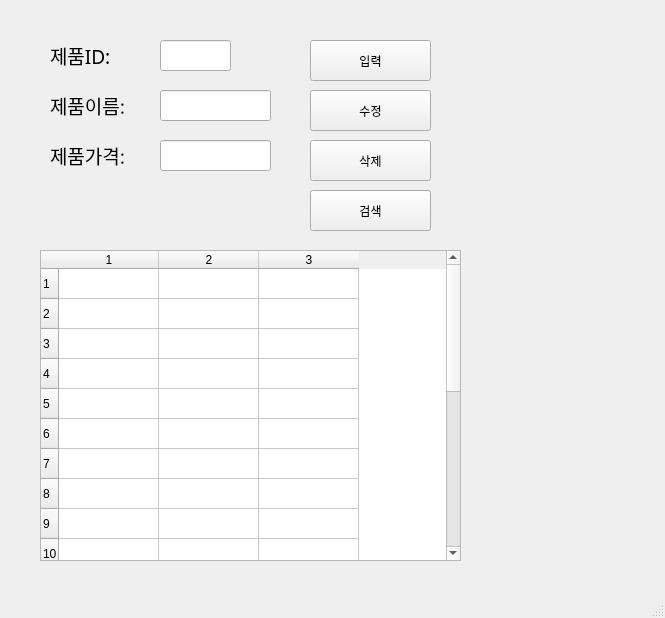
<?xml version="1.0" encoding="UTF-8"?>
<ui version="4.0">
 <class>MainWindow</class>
 <widget class="QMainWindow" name="MainWindow">
  <property name="geometry">
   <rect>
    <x>0</x>
    <y>0</y>
    <width>665</width>
    <height>618</height>
   </rect>
  </property>
  <property name="windowTitle">
   <string>MainWindow</string>
  </property>
  <widget class="QWidget" name="centralwidget">
   <widget class="QLabel" name="label">
    <property name="geometry">
     <rect>
      <x>50</x>
      <y>40</y>
      <width>91</width>
      <height>31</height>
     </rect>
    </property>
    <property name="font">
     <font>
      <family>맑은 고딕</family>
      <pointsize>14</pointsize>
     </font>
    </property>
    <property name="text">
     <string>제품ID:</string>
    </property>
   </widget>
   <widget class="QLabel" name="label_2">
    <property name="geometry">
     <rect>
      <x>50</x>
      <y>90</y>
      <width>101</width>
      <height>31</height>
     </rect>
    </property>
    <property name="font">
     <font>
      <family>맑은 고딕</family>
      <pointsize>14</pointsize>
     </font>
    </property>
    <property name="text">
     <string>제품이름:</string>
    </property>
   </widget>
   <widget class="QLabel" name="label_3">
    <property name="geometry">
     <rect>
      <x>50</x>
      <y>140</y>
      <width>101</width>
      <height>31</height>
     </rect>
    </property>
    <property name="font">
     <font>
      <family>맑은 고딕</family>
      <pointsize>14</pointsize>
     </font>
    </property>
    <property name="text">
     <string>제품가격:</string>
    </property>
   </widget>
   <widget class="QLineEdit" name="prodID">
    <property name="geometry">
     <rect>
      <x>160</x>
      <y>40</y>
      <width>71</width>
      <height>31</height>
     </rect>
    </property>
   </widget>
   <widget class="QLineEdit" name="prodName">
    <property name="geometry">
     <rect>
      <x>160</x>
      <y>90</y>
      <width>111</width>
      <height>31</height>
     </rect>
    </property>
   </widget>
   <widget class="QLineEdit" name="prodPrice">
    <property name="geometry">
     <rect>
      <x>160</x>
      <y>140</y>
      <width>111</width>
      <height>31</height>
     </rect>
    </property>
   </widget>
   <widget class="QPushButton" name="pushButton">
    <property name="geometry">
     <rect>
      <x>310</x>
      <y>40</y>
      <width>121</width>
      <height>41</height>
     </rect>
    </property>
    <property name="text">
     <string>입력</string>
    </property>
   </widget>
   <widget class="QPushButton" name="pushButton_2">
    <property name="geometry">
     <rect>
      <x>310</x>
      <y>90</y>
      <width>121</width>
      <height>41</height>
     </rect>
    </property>
    <property name="text">
     <string>수정</string>
    </property>
   </widget>
   <widget class="QPushButton" name="pushButton_3">
    <property name="geometry">
     <rect>
      <x>310</x>
      <y>140</y>
      <width>121</width>
      <height>41</height>
     </rect>
    </property>
    <property name="text">
     <string>삭제</string>
    </property>
   </widget>
   <widget class="QPushButton" name="pushButton_4">
    <property name="geometry">
     <rect>
      <x>310</x>
      <y>190</y>
      <width>121</width>
      <height>41</height>
     </rect>
    </property>
    <property name="text">
     <string>검색</string>
    </property>
   </widget>
   <widget class="QTableWidget" name="tableWidget">
    <property name="geometry">
     <rect>
      <x>40</x>
      <y>250</y>
      <width>421</width>
      <height>311</height>
     </rect>
    </property>
    <property name="rowCount">
     <number>20</number>
    </property>
    <property name="columnCount">
     <number>3</number>
    </property>
    <row/>
    <row/>
    <row/>
    <row/>
    <row/>
    <row/>
    <row/>
    <row/>
    <row/>
    <row/>
    <row/>
    <row/>
    <row/>
    <row/>
    <row/>
    <row/>
    <row/>
    <row/>
    <row/>
    <row/>
    <column/>
    <column/>
    <column/>
   </widget>
  </widget>
  <widget class="QMenuBar" name="menubar">
   <property name="geometry">
    <rect>
     <x>0</x>
     <y>0</y>
     <width>665</width>
     <height>21</height>
    </rect>
   </property>
  </widget>
  <widget class="QStatusBar" name="statusbar"/>
 </widget>
 <resources/>
 <connections>
  <connection>
   <sender>pushButton</sender>
   <signal>clicked()</signal>
   <receiver>MainWindow</receiver>
   <slot>addProduct()</slot>
   <hints>
    <hint type="sourcelabel">
     <x>372</x>
     <y>89</y>
    </hint>
    <hint type="destinationlabel">
     <x>468</x>
     <y>84</y>
    </hint>
   </hints>
  </connection>
  <connection>
   <sender>pushButton_2</sender>
   <signal>clicked()</signal>
   <receiver>MainWindow</receiver>
   <slot>updateProduct()</slot>
   <hints>
    <hint type="sourcelabel">
     <x>379</x>
     <y>144</y>
    </hint>
    <hint type="destinationlabel">
     <x>457</x>
     <y>129</y>
    </hint>
   </hints>
  </connection>
  <connection>
   <sender>pushButton_4</sender>
   <signal>clicked()</signal>
   <receiver>MainWindow</receiver>
   <slot>getProduct()</slot>
   <hints>
    <hint type="sourcelabel">
     <x>375</x>
     <y>246</y>
    </hint>
    <hint type="destinationlabel">
     <x>465</x>
     <y>229</y>
    </hint>
   </hints>
  </connection>
  <connection>
   <sender>pushButton_3</sender>
   <signal>clicked()</signal>
   <receiver>MainWindow</receiver>
   <slot>removeProduct()</slot>
   <hints>
    <hint type="sourcelabel">
     <x>413</x>
     <y>192</y>
    </hint>
    <hint type="destinationlabel">
     <x>449</x>
     <y>178</y>
    </hint>
   </hints>
  </connection>
 </connections>
 <slots>
  <slot>addProduct()</slot>
  <slot>removeProduct()</slot>
  <slot>updateProduct()</slot>
  <slot>getProduct()</slot>
 </slots>
</ui>
